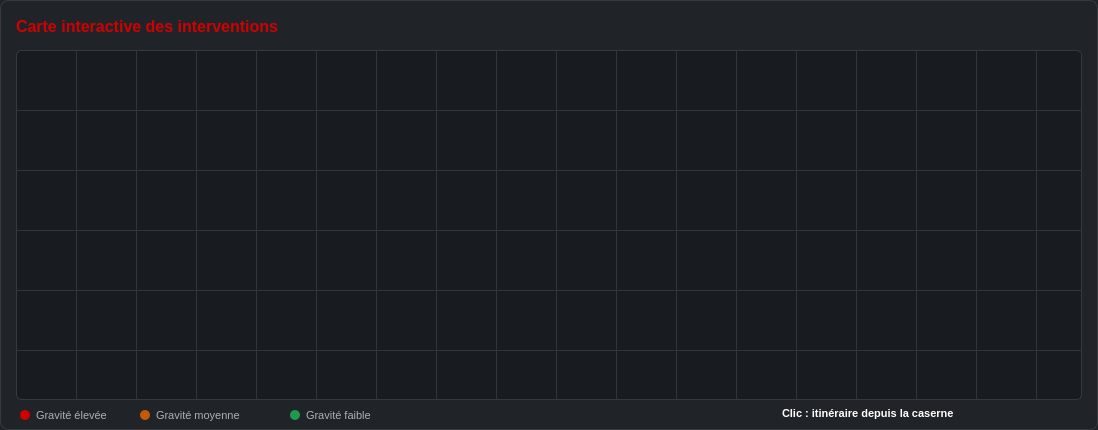
           <widget class="QFrame" name="frameCarte">
            <property name="geometry">
             <rect>
              <x>16</x>
              <y>950</y>
              <width>1098</width>
              <height>430</height>
             </rect>
            </property>
            <property name="styleSheet">
             <string notr="true">background-color: #202428;
border: 1px solid #343A40;
border-radius: 8px;</string>
            </property>
            <property name="frameShape">
             <enum>QFrame::Shape::StyledPanel</enum>
            </property>
            <property name="frameShadow">
             <enum>QFrame::Shadow::Raised</enum>
            </property>
            <widget class="QLabel" name="labelCarteIntervention">
             <property name="geometry">
              <rect>
               <x>16</x>
               <y>14</y>
               <width>350</width>
               <height>24</height>
              </rect>
             </property>
             <property name="styleSheet">
              <string notr="true">color: #D00000;
font-size: 16px;
font-weight: bold;
background: transparent;
border: none;</string>
             </property>
             <property name="text">
              <string>Carte interactive des interventions</string>
             </property>
            </widget>
            <widget class="QFrame" name="frameMap">
             <property name="geometry">
              <rect>
               <x>16</x>
               <y>50</y>
               <width>1066</width>
               <height>350</height>
              </rect>
             </property>
             <property name="styleSheet">
              <string notr="true">background-color: #181B1F;
border: 1px solid #343A40;
border-radius: 5px;</string>
             </property>
             <property name="frameShape">
              <enum>QFrame::Shape::StyledPanel</enum>
             </property>
             <property name="frameShadow">
              <enum>QFrame::Shadow::Raised</enum>
             </property>
             <widget class="QFrame" name="lineH1">
              <property name="geometry">
               <rect>
                <x>0</x>
                <y>60</y>
                <width>1066</width>
                <height>1</height>
               </rect>
              </property>
              <property name="styleSheet">
               <string notr="true">background-color: #30363C;
border: none;</string>
              </property>
              <property name="frameShape">
               <enum>QFrame::Shape::StyledPanel</enum>
              </property>
              <property name="frameShadow">
               <enum>QFrame::Shadow::Raised</enum>
              </property>
             </widget>
             <widget class="QFrame" name="lineH2">
              <property name="geometry">
               <rect>
                <x>0</x>
                <y>120</y>
                <width>1066</width>
                <height>1</height>
               </rect>
              </property>
              <property name="styleSheet">
               <string notr="true">background-color: #30363C;
border: none;</string>
              </property>
              <property name="frameShape">
               <enum>QFrame::Shape::StyledPanel</enum>
              </property>
              <property name="frameShadow">
               <enum>QFrame::Shadow::Raised</enum>
              </property>
             </widget>
             <widget class="QFrame" name="lineH3">
              <property name="geometry">
               <rect>
                <x>0</x>
                <y>180</y>
                <width>1066</width>
                <height>1</height>
               </rect>
              </property>
              <property name="styleSheet">
               <string notr="true">background-color: #30363C;
border: none;</string>
              </property>
              <property name="frameShape">
               <enum>QFrame::Shape::StyledPanel</enum>
              </property>
              <property name="frameShadow">
               <enum>QFrame::Shadow::Raised</enum>
              </property>
             </widget>
             <widget class="QFrame" name="lineH4">
              <property name="geometry">
               <rect>
                <x>0</x>
                <y>240</y>
                <width>1066</width>
                <height>1</height>
               </rect>
              </property>
              <property name="styleSheet">
               <string notr="true">background-color: #30363C;
border: none;</string>
              </property>
              <property name="frameShape">
               <enum>QFrame::Shape::StyledPanel</enum>
              </property>
              <property name="frameShadow">
               <enum>QFrame::Shadow::Raised</enum>
              </property>
             </widget>
             <widget class="QFrame" name="lineH5">
              <property name="geometry">
               <rect>
                <x>0</x>
                <y>300</y>
                <width>1066</width>
                <height>1</height>
               </rect>
              </property>
              <property name="styleSheet">
               <string notr="true">background-color: #30363C;
border: none;</string>
              </property>
              <property name="frameShape">
               <enum>QFrame::Shape::StyledPanel</enum>
              </property>
              <property name="frameShadow">
               <enum>QFrame::Shadow::Raised</enum>
              </property>
             </widget>
             <widget class="QFrame" name="lineV1">
              <property name="geometry">
               <rect>
                <x>60</x>
                <y>0</y>
                <width>1</width>
                <height>350</height>
               </rect>
              </property>
              <property name="styleSheet">
               <string notr="true">background-color: #30363C;
border: none;</string>
              </property>
              <property name="frameShape">
               <enum>QFrame::Shape::StyledPanel</enum>
              </property>
              <property name="frameShadow">
               <enum>QFrame::Shadow::Raised</enum>
              </property>
             </widget>
             <widget class="QFrame" name="lineV2">
              <property name="geometry">
               <rect>
                <x>120</x>
                <y>0</y>
                <width>1</width>
                <height>350</height>
               </rect>
              </property>
              <property name="styleSheet">
               <string notr="true">background-color: #30363C;
border: none;</string>
              </property>
              <property name="frameShape">
               <enum>QFrame::Shape::StyledPanel</enum>
              </property>
              <property name="frameShadow">
               <enum>QFrame::Shadow::Raised</enum>
              </property>
             </widget>
             <widget class="QFrame" name="lineV3">
              <property name="geometry">
               <rect>
                <x>180</x>
                <y>0</y>
                <width>1</width>
                <height>350</height>
               </rect>
              </property>
              <property name="styleSheet">
               <string notr="true">background-color: #30363C;
border: none;</string>
              </property>
              <property name="frameShape">
               <enum>QFrame::Shape::StyledPanel</enum>
              </property>
              <property name="frameShadow">
               <enum>QFrame::Shadow::Raised</enum>
              </property>
             </widget>
             <widget class="QFrame" name="lineV4">
              <property name="geometry">
               <rect>
                <x>240</x>
                <y>0</y>
                <width>1</width>
                <height>350</height>
               </rect>
              </property>
              <property name="styleSheet">
               <string notr="true">background-color: #30363C;
border: none;</string>
              </property>
              <property name="frameShape">
               <enum>QFrame::Shape::StyledPanel</enum>
              </property>
              <property name="frameShadow">
               <enum>QFrame::Shadow::Raised</enum>
              </property>
             </widget>
             <widget class="QFrame" name="lineV5">
              <property name="geometry">
               <rect>
                <x>300</x>
                <y>0</y>
                <width>1</width>
                <height>350</height>
               </rect>
              </property>
              <property name="styleSheet">
               <string notr="true">background-color: #30363C;
border: none;</string>
              </property>
              <property name="frameShape">
               <enum>QFrame::Shape::StyledPanel</enum>
              </property>
              <property name="frameShadow">
               <enum>QFrame::Shadow::Raised</enum>
              </property>
             </widget>
             <widget class="QFrame" name="lineV6">
              <property name="geometry">
               <rect>
                <x>360</x>
                <y>0</y>
                <width>1</width>
                <height>350</height>
               </rect>
              </property>
              <property name="styleSheet">
               <string notr="true">background-color: #30363C;
border: none;</string>
              </property>
              <property name="frameShape">
               <enum>QFrame::Shape::StyledPanel</enum>
              </property>
              <property name="frameShadow">
               <enum>QFrame::Shadow::Raised</enum>
              </property>
             </widget>
             <widget class="QFrame" name="lineV7">
              <property name="geometry">
               <rect>
                <x>420</x>
                <y>0</y>
                <width>1</width>
                <height>350</height>
               </rect>
              </property>
              <property name="styleSheet">
               <string notr="true">background-color: #30363C;
border: none;</string>
              </property>
              <property name="frameShape">
               <enum>QFrame::Shape::StyledPanel</enum>
              </property>
              <property name="frameShadow">
               <enum>QFrame::Shadow::Raised</enum>
              </property>
             </widget>
             <widget class="QFrame" name="lineV8">
              <property name="geometry">
               <rect>
                <x>480</x>
                <y>0</y>
                <width>1</width>
                <height>350</height>
               </rect>
              </property>
              <property name="styleSheet">
               <string notr="true">background-color: #30363C;
border: none;</string>
              </property>
              <property name="frameShape">
               <enum>QFrame::Shape::StyledPanel</enum>
              </property>
              <property name="frameShadow">
               <enum>QFrame::Shadow::Raised</enum>
              </property>
             </widget>
             <widget class="QFrame" name="lineV9">
              <property name="geometry">
               <rect>
                <x>540</x>
                <y>0</y>
                <width>1</width>
                <height>350</height>
               </rect>
              </property>
              <property name="styleSheet">
               <string notr="true">background-color: #30363C;
border: none;</string>
              </property>
              <property name="frameShape">
               <enum>QFrame::Shape::StyledPanel</enum>
              </property>
              <property name="frameShadow">
               <enum>QFrame::Shadow::Raised</enum>
              </property>
             </widget>
             <widget class="QFrame" name="lineV10">
              <property name="geometry">
               <rect>
                <x>600</x>
                <y>0</y>
                <width>1</width>
                <height>350</height>
               </rect>
              </property>
              <property name="styleSheet">
               <string notr="true">background-color: #30363C;
border: none;</string>
              </property>
              <property name="frameShape">
               <enum>QFrame::Shape::StyledPanel</enum>
              </property>
              <property name="frameShadow">
               <enum>QFrame::Shadow::Raised</enum>
              </property>
             </widget>
             <widget class="QFrame" name="lineV11">
              <property name="geometry">
               <rect>
                <x>660</x>
                <y>0</y>
                <width>1</width>
                <height>350</height>
               </rect>
              </property>
              <property name="styleSheet">
               <string notr="true">background-color: #30363C;
border: none;</string>
              </property>
              <property name="frameShape">
               <enum>QFrame::Shape::StyledPanel</enum>
              </property>
              <property name="frameShadow">
               <enum>QFrame::Shadow::Raised</enum>
              </property>
             </widget>
             <widget class="QFrame" name="lineV12">
              <property name="geometry">
               <rect>
                <x>720</x>
                <y>0</y>
                <width>1</width>
                <height>350</height>
               </rect>
              </property>
              <property name="styleSheet">
               <string notr="true">background-color: #30363C;
border: none;</string>
              </property>
              <property name="frameShape">
               <enum>QFrame::Shape::StyledPanel</enum>
              </property>
              <property name="frameShadow">
               <enum>QFrame::Shadow::Raised</enum>
              </property>
             </widget>
             <widget class="QFrame" name="lineV13">
              <property name="geometry">
               <rect>
                <x>780</x>
                <y>0</y>
                <width>1</width>
                <height>350</height>
               </rect>
              </property>
              <property name="styleSheet">
               <string notr="true">background-color: #30363C;
border: none;</string>
              </property>
              <property name="frameShape">
               <enum>QFrame::Shape::StyledPanel</enum>
              </property>
              <property name="frameShadow">
               <enum>QFrame::Shadow::Raised</enum>
              </property>
             </widget>
             <widget class="QFrame" name="lineV14">
              <property name="geometry">
               <rect>
                <x>840</x>
                <y>0</y>
                <width>1</width>
                <height>350</height>
               </rect>
              </property>
              <property name="styleSheet">
               <string notr="true">background-color: #30363C;
border: none;</string>
              </property>
              <property name="frameShape">
               <enum>QFrame::Shape::StyledPanel</enum>
              </property>
              <property name="frameShadow">
               <enum>QFrame::Shadow::Raised</enum>
              </property>
             </widget>
             <widget class="QFrame" name="lineV15">
              <property name="geometry">
               <rect>
                <x>900</x>
                <y>0</y>
                <width>1</width>
                <height>350</height>
               </rect>
              </property>
              <property name="styleSheet">
               <string notr="true">background-color: #30363C;
border: none;</string>
              </property>
              <property name="frameShape">
               <enum>QFrame::Shape::StyledPanel</enum>
              </property>
              <property name="frameShadow">
               <enum>QFrame::Shadow::Raised</enum>
              </property>
             </widget>
             <widget class="QFrame" name="lineV16">
              <property name="geometry">
               <rect>
                <x>960</x>
                <y>0</y>
                <width>1</width>
                <height>350</height>
               </rect>
              </property>
              <property name="styleSheet">
               <string notr="true">background-color: #30363C;
border: none;</string>
              </property>
              <property name="frameShape">
               <enum>QFrame::Shape::StyledPanel</enum>
              </property>
              <property name="frameShadow">
               <enum>QFrame::Shadow::Raised</enum>
              </property>
             </widget>
             <widget class="QFrame" name="lineV17">
              <property name="geometry">
               <rect>
                <x>1020</x>
                <y>0</y>
                <width>1</width>
                <height>350</height>
               </rect>
              </property>
              <property name="styleSheet">
               <string notr="true">background-color: #30363C;
border: none;</string>
              </property>
              <property name="frameShape">
               <enum>QFrame::Shape::StyledPanel</enum>
              </property>
              <property name="frameShadow">
               <enum>QFrame::Shadow::Raised</enum>
              </property>
             </widget>
            </widget>
            <widget class="QFrame" name="legendRed">
             <property name="geometry">
              <rect>
               <x>20</x>
               <y>410</y>
               <width>10</width>
               <height>10</height>
              </rect>
             </property>
             <property name="styleSheet">
              <string notr="true">/* legendRed */
background-color: #D00000;
border: none;
border-radius: 5px;</string>
             </property>
             <property name="frameShape">
              <enum>QFrame::Shape::StyledPanel</enum>
             </property>
             <property name="frameShadow">
              <enum>QFrame::Shadow::Raised</enum>
             </property>
            </widget>
            <widget class="QFrame" name="legendOrange">
             <property name="geometry">
              <rect>
               <x>140</x>
               <y>410</y>
               <width>10</width>
               <height>10</height>
              </rect>
             </property>
             <property name="styleSheet">
              <string notr="true">/* legendOrange */
background-color: #C45A05;
border: none;
border-radius: 5px;</string>
             </property>
             <property name="frameShape">
              <enum>QFrame::Shape::StyledPanel</enum>
             </property>
             <property name="frameShadow">
              <enum>QFrame::Shadow::Raised</enum>
             </property>
            </widget>
            <widget class="QFrame" name="legendGreen">
             <property name="geometry">
              <rect>
               <x>290</x>
               <y>410</y>
               <width>10</width>
               <height>10</height>
              </rect>
             </property>
             <property name="styleSheet">
              <string notr="true">/* legendGreen */
background-color: #20994F;
border: none;
border-radius: 5px;</string>
             </property>
             <property name="frameShape">
              <enum>QFrame::Shape::StyledPanel</enum>
             </property>
             <property name="frameShadow">
              <enum>QFrame::Shadow::Raised</enum>
             </property>
            </widget>
            <widget class="QLabel" name="labelLegendHigh">
             <property name="geometry">
              <rect>
               <x>36</x>
               <y>403</y>
               <width>100</width>
               <height>24</height>
              </rect>
             </property>
             <property name="styleSheet">
              <string notr="true">color: #AAB0B6;
font-size: 11px;
background: transparent;
border: none;</string>
             </property>
             <property name="text">
              <string>Gravité élevée</string>
             </property>
            </widget>
            <widget class="QLabel" name="labelLegendMedium">
             <property name="geometry">
              <rect>
               <x>156</x>
               <y>403</y>
               <width>120</width>
               <height>24</height>
              </rect>
             </property>
             <property name="styleSheet">
              <string notr="true">color: #AAB0B6;
font-size: 11px;
background: transparent;
border: none;</string>
             </property>
             <property name="text">
              <string>Gravité moyenne</string>
             </property>
            </widget>
            <widget class="QLabel" name="labelLegendLow">
             <property name="geometry">
              <rect>
               <x>306</x>
               <y>403</y>
               <width>100</width>
               <height>24</height>
              </rect>
             </property>
             <property name="styleSheet">
              <string notr="true">color: #AAB0B6;
font-size: 11px;
background: transparent;
border: none;</string>
             </property>
             <property name="text">
              <string>Gravité faible</string>
             </property>
            </widget>
            <widget class="QLabel" name="labelMapHint">
             <property name="geometry">
              <rect>
               <x>782</x>
               <y>400</y>
               <width>300</width>
               <height>26</height>
              </rect>
             </property>
             <property name="styleSheet">
              <string notr="true">color: white;
font-size: 11px;
font-weight: bold;
background: transparent;
border: none;</string>
             </property>
             <property name="text">
              <string>Clic : itinéraire depuis la caserne</string>
             </property>
            </widget>
           </widget>
